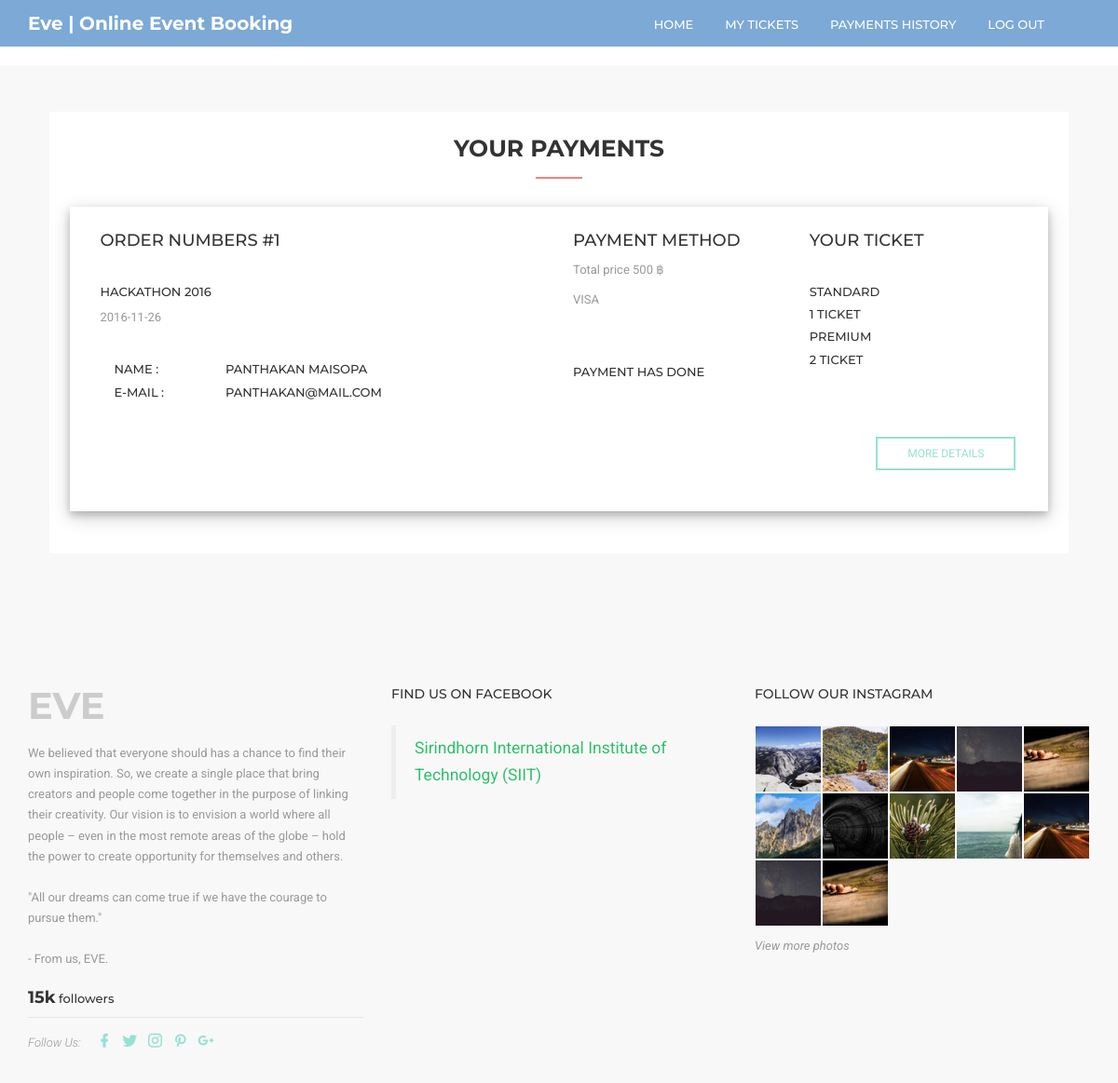
The page /customer_payment.php (signed in) on the database as committed earlier.
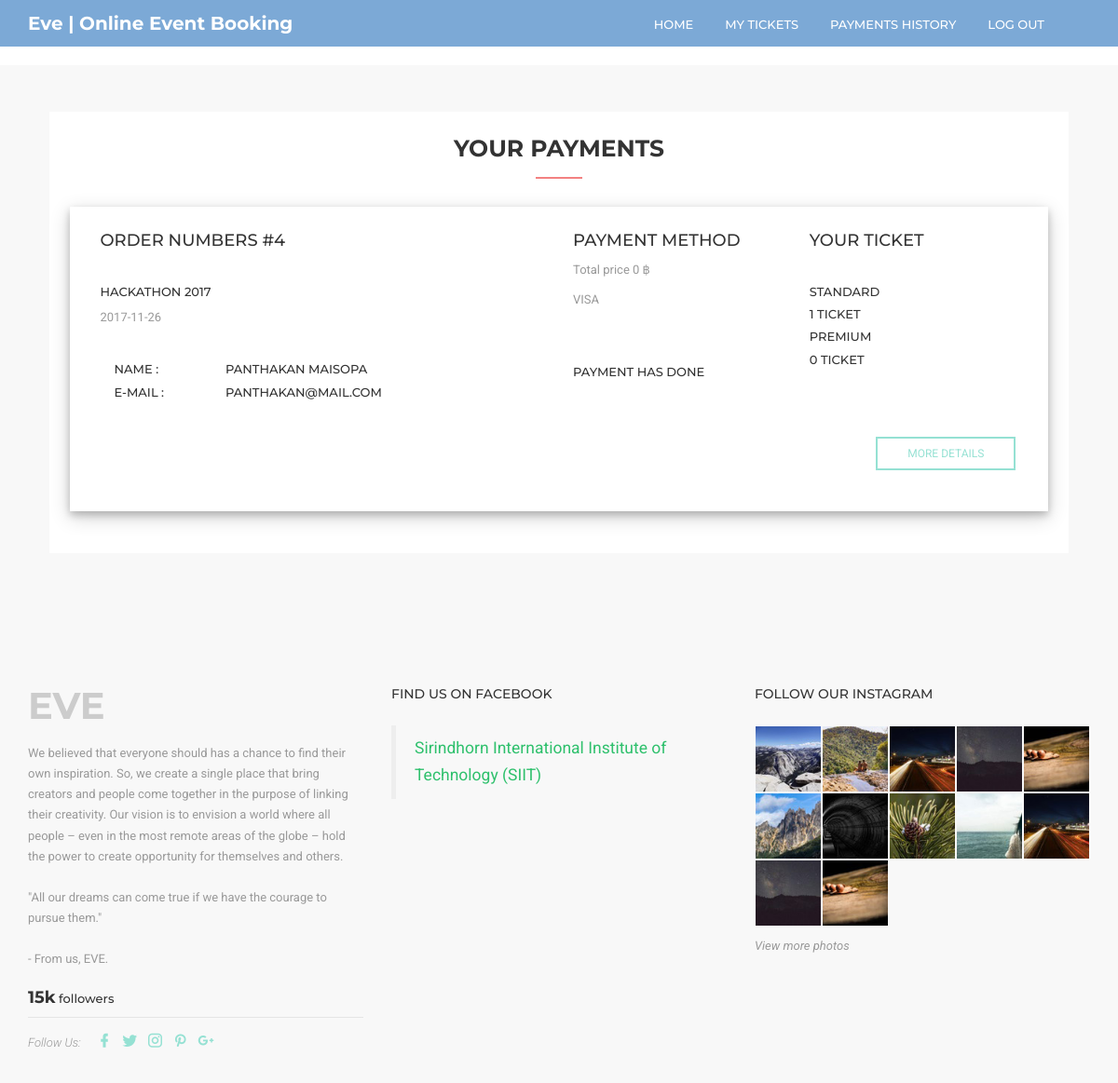
The same page on the database as committed later.
### tables this page shows
CREATE TABLE `ticket` (
  `ticket_ID` int(15) NOT NULL,
  `account_ID` int(15) NOT NULL,
  `payment_ID` int(15) NOT NULL,
  `event_ID` int(15) NOT NULL,
  `ticketType_ID` int(15) NOT NULL,
  `event_dateEnd` date NOT NULL,
  `ticket_status` tinyint(1) NOT NULL DEFAULT '1'
);

CREATE TABLE `paymentLog` (
  `payment_ID` int(15) NOT NULL,
  `event_ID` int(15) NOT NULL,
  `payment_money` int(11) NOT NULL,
  `payment_method` text NOT NULL,
  `payment_timeStamp` datetime NOT NULL DEFAULT CURRENT_TIMESTAMP
);

CREATE TABLE `event` (
  `event_ID` int(15) NOT NULL,
  `event_name` varchar(250) NOT NULL,
  `event_organizerID` int(15) NOT NULL,
  `event_typeID` int(15) NOT NULL DEFAULT '0',
  `event_location` text NOT NULL,
  `event_dateStart` date NOT NULL,
  `event_dateEnd` date NOT NULL,
  `event_timeStart` time NOT NULL,
  `event_timeEnd` time NOT NULL,
  `event_iconPicture` varchar(1000) DEFAULT 'images/poster/noImage.jpg',
  `event_posterPicture` text,
  `event_detail` longtext NOT NULL,
  `event_createTimeStamp` datetime NOT NULL DEFAULT CURRENT_TIMESTAMP,
  `event_approveStatus` tinyint(1) DEFAULT NULL,
  `event_disapproveMessage` varchar(250) NOT NULL
);

CREATE TABLE `account` (
  `account_ID` int(15) NOT NULL,
  `account_type` varchar(250) NOT NULL,
  `account_email` varchar(250) NOT NULL,
  `account_fname` varchar(250) NOT NULL,
  `account_lname` varchar(250) NOT NULL,
  `account_password` varchar(20) NOT NULL,
  `account_age` int(3) NOT NULL,
  `account_gender` varchar(20) NOT NULL DEFAULT 'Others',
  `account_profilePicture` text,
  `account_createTimeStamp` datetime NOT NULL DEFAULT CURRENT_TIMESTAMP
);

### customer_payment.php (the view, shortened to what the changed rows need)
<?php
require_once('connect.php');
?>
<!DOCTYPE html>
<html lang="en">
<head>
    <link rel="stylesheet" type="text/css" href="css/bootstrap.min2.css"/>
    <link rel="stylesheet" type="text/css" href="css/materialdesignicons.min.css"/>
    <link rel="stylesheet" type="text/css" href="css/jquery.mCustomScrollbar.min.css"/>
    <link rel="stylesheet" type="text/css" href="css/prettyPhoto.css"/>
    <link rel="stylesheet" type="text/css" href="css/unslider.css"/>
    <link rel="stylesheet" type="text/css" href="css/template.css"/>
</head>
<body data-target="#nino-navbar" data-spy="scroll">
<section id="nino-brand">
    <div class="verticalCenter fw">
        <div class="container">
            <div class="detail_ticketbox">
                <?php
                $q = "SELECT * FROM `ticket`,`paymentLog`,`account`,`event` WHERE ticket.payment_ID=paymentLog.payment_ID AND account.account_ID=" . $_SESSION['current_ID'] . " AND paymentLog.event_ID=event.event_ID AND ticket.account_ID=account.account_ID GROUP BY paymentLog.payment_ID";
                $result = $mysqli->query($q);
                while ($row = $result->fetch_array()) {
                    $payid = $row['payment_ID']; ?>
                    <div class="ticketbox">
                        <div class="row">
                            <div class="col-md-6 ">
                                <h4 class="quotet2">Order Numbers #<?php echo $row['payment_ID']; ?></h4><br>
                                <h5 class="date1"><?php echo $row['event_name']; ?></h5>
                                <p class="date1"><?php echo $row['event_dateStart']; ?></p><br>
                                <div class="col-md-3">
                                    <h5 class="quotet2">Name : </h5>
                                    <h5 class="date1">E-mail : </h5>
                                </div>
                                <div class="col-md-9">
                                    <h5 class="date1"><?php echo $row['account_fname'] . " " . $row['account_lname']; ?></h5>
                                    <h5 class="date1"><?php echo $row['account_email']; ?></h5>
                                </div>
                            </div>
                            <div class="col-md-3 ">
                                <h4 class="quotet2">Payment method</h4>
                                <p class="quotet2">Total price <?php echo $row['payment_money']; ?> ฿</p>
                                <p class="quotet2"><?php echo $row['payment_method']; ?></p>
                                <br><br>
                                <h5 class="topic6 ">Payment has done</h5>
                            </div>
                            <div class="col-md-3 ">
                                <?php
                                $q1 = "SELECT * FROM `ticket`,`paymentLog`,`account`,`event`,`ticketType`
                                        WHERE ticket.payment_ID=paymentLog.payment_ID
                                        AND account.account_ID=" . $_SESSION['current_ID'] . "
                                        AND paymentLog.event_ID=event.event_ID
                                        AND ticket.account_ID=account.account_ID
                                        AND ticketType.ticketType_ID=ticket.ticketType_ID
                                        AND paymentLog.payment_ID='$payid'
                                        ORDER BY ticketType.ticketType_name";
                                $result1 = $mysqli->query($q1);
                                $scount = 0;
                                $pcount = 0;
                                while ($row1 = $result1->fetch_array()) {
                                    if ($row1['ticketType_name'] == 'Standard') {
                                        $scount = $scount + 1;
                                    } else {
                                        $pcount = $pcount + 1;
                                    }
                                }
                                ?>
                                <h4 class="quotet2">Your Ticket</h4><br>
                                <h5 class="date1">Standard</h5>
                                <h5 class="date1"><?php echo $scount; ?> Ticket</h5>
                                <h5 class="date1">Premium</h5>
                                <h5 class="date1"><?php echo $pcount; ?> Ticket</h5>
                                <br><br><br>
                                <a href="paymenthistory.php?payID=<?php echo $payid; ?>&&compareMode=off"
                                   class="nino-btnn">More details</a>
                            </div>
                        </div>
                        <br>
                    </div>
                <?php } ?>
            </div>
            <br><br>
        </div>
    </div>
</section>
</body>
</html>

Rows that differ between the two databases and show on the page:
removed ticket: payment_ID.payment_ID "1", event_ID.event_name "HACKATHON 2016", event_ID.event_dateStart "2016-11-26", account_ID.account_fname "PANTHAKAN", account_ID.account_lname "MAISOPA", account_ID.account_email "PANTHAKAN@MAIL.COM", payment_ID.payment_money "500", payment_ID.payment_method "VISA", scount "1", pcount "2"
added ticket: payment_ID.payment_ID "4", event_ID.event_name "HACKATHON 2017", event_ID.event_dateStart "2017-11-26", account_ID.account_fname "PANTHAKAN", account_ID.account_lname "MAISOPA", account_ID.account_email "PANTHAKAN@MAIL.COM", payment_ID.payment_money "0", payment_ID.payment_method "VISA", scount "1", pcount "0"
